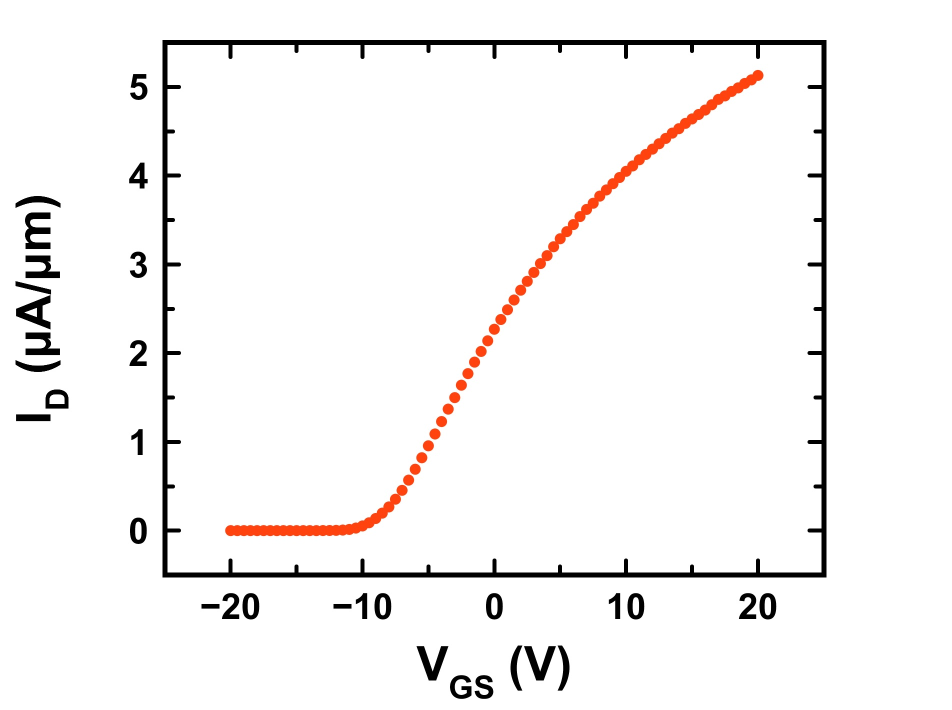
%> input picture data_in_report/Linear_circle.jpg, 1904 x 1420 px (shown at 1/2 size)
$ octave --eval "result = project_main('data_in_report/Linear_circle.jpg');"   (GNU Octave 9; MATLAB toolbox functions it lacks are replaced by stand-ins)
%> lines starting %> are read from the running program, lines starting %| are printed output that depends on the picture; in (x1, y1, x2, y2) boxes, pixels count from 0 and x2, y2 are one past the last pixel; in counts of white or black regions, pixels touching at a corner belong together; the program's own positions count from 1
### preprocess.m
function imgFile_out = preprocess(imgFile)
    img = imread(imgFile);
    img_gray = rgb2gray(img);

    % straighten axes
    img_edge = edge(img_gray, 'Canny');
    [H,T,R] = hough(img_edge);
    peaks = houghpeaks(H,4); %4 bounding lines of graph
    rhos = R(peaks(:,1));
    thetas = T(peaks(:,2));
    rho1 = rhos(1);
    theta1 = thetas(1);
    for i=2:4
        if thetas(i)~=theta1
            theta2 = thetas(i);
            break
        end
    end

    theta = min(abs(theta1),abs(theta2));
    img_out = imrotate(img,theta);
    [~,file,ext] = fileparts(imgFile);
    imgFile_out = strcat(file,'_out.',ext);
    imwrite(img_out,imgFile_out);
end

### detect_axis.m
function [origin,xaxis,yaxis] = detect_axis(image)

[~, threshold] = edge(image, 'sobel');
fudgeFactor = .5;
BWhorz = edge(image,'sobel', threshold * fudgeFactor, 'horizontal');
%figure, imshow(BWhorz), title('binary gradient mask horz');

fudgeFactor = .5;
BWvert = edge(image,'sobel', threshold * fudgeFactor, 'vertical');
%figure, imshow(BWvert), title('binary gradient mask vert');

% coordinates of the origin, endpts of x and y axis
[h, w] = size(BWhorz);

%find y axis
startCol = 1;
axisCol = 1;
while axisCol == 1
    currCol = BWvert(:, startCol);
    condIndsY = find(currCol == 1);
    numPixelsTrue = size(condIndsY, 1);
    if numPixelsTrue > h/2
        axisCol = startCol;
        break;
    end
    startCol = startCol + 1;
end

%find x axis (assumption that there is an X axis on bottom of graph)
startRow = h;
axisRow = 1;
while axisRow == 1
    currRow = BWhorz(startRow, :);
    condIndsX = find(currRow);
    numPixelsTrue = size(condIndsX, 2);
    if numPixelsTrue > w/2
        axisRow = startRow;
        break;
    end
    startRow = startRow - 1;
end

xStart = 0;
yStart = 0;
xEnd = 0;
yEnd = 0;

%find y axis start and end
if axisCol < w * (2/3)
    justYAxis = imopen(BWvert,ones(35, 1));
    yaxisInds = find(BWvert(:,axisCol) == 1);
    yMax = yaxisInds(1);
end

%find x axis start and end
if axisRow > h * (2/3)
    justXAxis = imopen(BWhorz,ones(1, 35));
    xAxisInds = find(BWhorz(axisRow,:) == 1);
    xMax = xAxisInds(end);
end

%let starts be at the origin

% determine origin
originx = axisCol;
originy = axisRow;

xMin = originx;
yMin = originy;

figure, imshow(BWvert);
hold on;
plot(originx, originy, 'b*');

origin = [originx,originy];

xaxis = [xMin xMax];
yaxis = [yMin yMax];

end

### classifyGraph.m
function line = classifyGraph(origin,xaxis,yaxis,imgFile)
    img = imread(imgFile);
    img_gray = rgb2gray(img);
    img_crop = img_gray(yaxis(2):yaxis(1),xaxis(1):xaxis(2));
    %figure; imshow(img_crop);

    % crop out the edge tick marks (1/29th of img_crop on all sides)
    [h_crop,w_crop] = size(img_crop);
    img_crop_edge = img_crop(h_crop/29:28*h_crop/29,w_crop/29:28*w_crop/29);
    %figure; imshow(img_crop_edge);
    [h_crop_edge,w_crop_edge] = size(img_crop_edge);

    % detect number of regions
    img_bw = ~im2bw(img_crop,graythresh(img_crop_edge));
    reg_label = bwlabel(img_bw);
    num_reg = max(reg_label(:));

    % detect 1 line vs multiple points
    if num_reg > 1
        line = 0;
    else
        line = 1;
    end
end

### getMultCoord.m
%% Returns values of points in an image (assuming circular with radius 2)
% origin, xaxis, yaxis: cells containing (row,col) coordinate vector
% xvalues: array containing min and max values of x axis
% yvalues: "                                   "  y axis
% imgFile: string of file name of image
% linear: 0/1 based on whether linear scale or log scale axes
% line: 0/1 whether line or set of points
% coord: x,y values of point(s)
function coord = getMultCoord(origin,xaxis,yaxis,xvalues,yvalues,imgFile,ylinear)
    % crop and binarize image
    img = imread(imgFile);
    img_gray = rgb2gray(img);
    img_bin = ~im2bw(img_gray, graythresh(img_gray));
    img_crop = img_bin(yaxis(2):yaxis(1),xaxis(1):xaxis(2));
    img_crop_gray = img_gray(yaxis(2):yaxis(1),xaxis(1):xaxis(2));

    %crop out the edge tick marks (1/30th of img_crop)
    [h_crop,w_crop] = size(img_crop);
    img_crop_edge = img_crop_gray(h_crop/30:29*h_crop/30,w_crop/30:29*w_crop/30);
    %figure; imshow(img_crop_edge);
    [h_crop_edge,w_crop_edge] = size(img_crop_edge);


    [centersx,centersy] = diff_overlap_symbol_detection(img_crop_edge);
    centers = cat(2,centersx',centersy');
    [n_centers,~] = size(centers);
    for j = 1:n_centers
        xdist = centers(j,1) + w_crop/30;
        ydist = h_crop - (centers(j,2) + h_crop/30);
        xrange = xvalues(2) - xvalues(1);
        coord(j,1) = xrange*(xdist/w_crop) + xvalues(1);
        if ylinear
            yrange = yvalues(2) - yvalues(1);
            coord(j,2) = yrange*(ydist/h_crop) + yvalues(1);
        else
            yrange = log10(yvalues(2)) - log10(yvalues(1));
            coord(j,2) = 10^(log10(yvalues(1)) + yrange*(ydist/h_crop));
        end
    end
end

### diff_overlap_symbol_detection.m
function [xCentroids,yCentroids] = diff_overlap_symbol_detection(image)

% % Input image
origin = image;
grayImage = ~im2bw(origin, graythresh(image));
[h_crop,w_crop] = size(grayImage);

% user choose symbol
figure; imshow(origin, []);
axis on;
set(gcf, 'Position', get(0,'Screensize')); % Maximize figure.
message = sprintf('Left click and hold to begin drawing.\nSimply lift the mouse button to finish');
uiwait(msgbox(message));
hFH = imfreehand();
binaryImage = hFH.createMask();
xy = hFH.getPosition;
labeledImage = bwlabel(binaryImage);

% derive symbol with slightly erosion
se1 = strel('square', 3);
grayImage = imdilate(grayImage, se1);
grayImage = imerode(grayImage, se1);
extracted = labeledImage.*grayImage;
se2 = strel('disk', 2);
extracted = imerode(extracted, se2);
[rows,cols] = find(extracted);
extracted_crop = extracted(min(rows)-5:max(rows)+5,min(cols)-5:max(cols)+5);
figure;imshow(extracted_crop);title('Symbol template');

% erosion with extracted symbol
extracted_crop = imresize(extracted_crop, 1);
SE = strel('arbitrary',extracted_crop);
dilate_image = imerode(grayImage, SE);
%figure;imshow(dilate_image);

% save data
measurements = regionprops(dilate_image, 'Centroid');
allCentroids = [measurements.Centroid];
xCentroids = allCentroids(1:2:end);
yCentroids = allCentroids(2:2:end);
%figure;plot(xCentroids,yCentroids,'o');
%axis([0 w_crop 0 h_crop]);

### project_main.m
function coord = project_main(imgFile)
%> called with imgFile = 'data_in_report/Linear_circle.jpg'
I = imread(imgFile);
%> I is the input picture: size 1420x1904x3 uint8; mean R, G, B 246.5, 244.7, 244.1
figure, imshow(I), title('original image');
image = rgb2gray(I);

%% Preprocess
imgFile = preprocess(imgFile);
%> in preprocess, `img_edge = edge(img_gray, 'Canny');`:
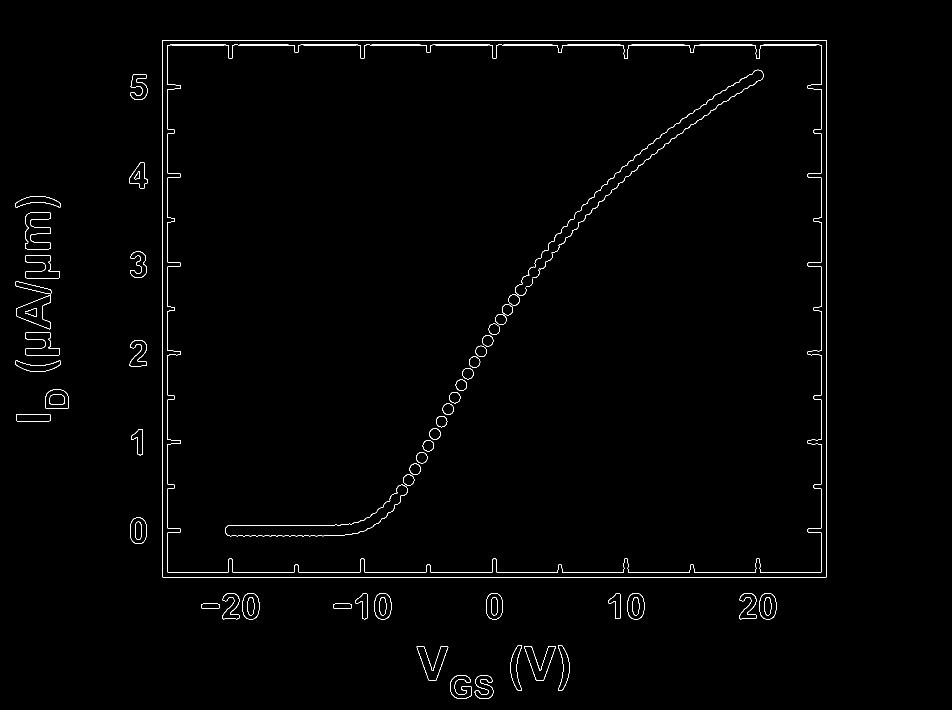
%> img_edge: size 1420x1904 logical (shown at 1/2 size); 0.88% white in thin lines or dots, all inside (x1, y1, x2, y2) = (30, 80, 1654, 1398)
%> in preprocess, `[H,T,R] = hough(img_edge);`: T = 180 values from -90 to 89; R = 4749 values from -2374 to 2374
%> in preprocess, `peaks = houghpeaks(H,4);`: peaks = [2295 1; 1220 1; 4027 91; 2700 91]
%> in preprocess, `rhos = R(peaks(:,1));`: rhos = [-80 -1155 1652 325]
%> in preprocess, `thetas = T(peaks(:,2));`: thetas = [-90 -90 0 0]
%> in preprocess, `rho1 = rhos(1);`: rho1 = -80
%> in preprocess, `theta1 = thetas(1);`: theta1 = -90
%> the loop in preprocess, `for i=2:4` made 2 passes
%> theta2 on pass 2: 0
%> in preprocess, `theta = min(abs(theta1),abs(theta2));`: theta = 0
I = imread(imgFile);
figure, imshow(I), title('original image preprocessed');
image = rgb2gray(I);
%% User Input
% ask user for axis type
ylinear = input('Enter 1 for linear y axis, 0 for log axis: ');
%> the answer given: 1

%% Detect Axes
[origin,xaxis,yaxis] = detect_axis(image);
%> in detect_axis, `[~, threshold] = edge(image, 'sobel');`: threshold = 0.113
%> in detect_axis, `BWvert = edge(image,'sobel', threshold * fudgeFactor, 'vertical');`:
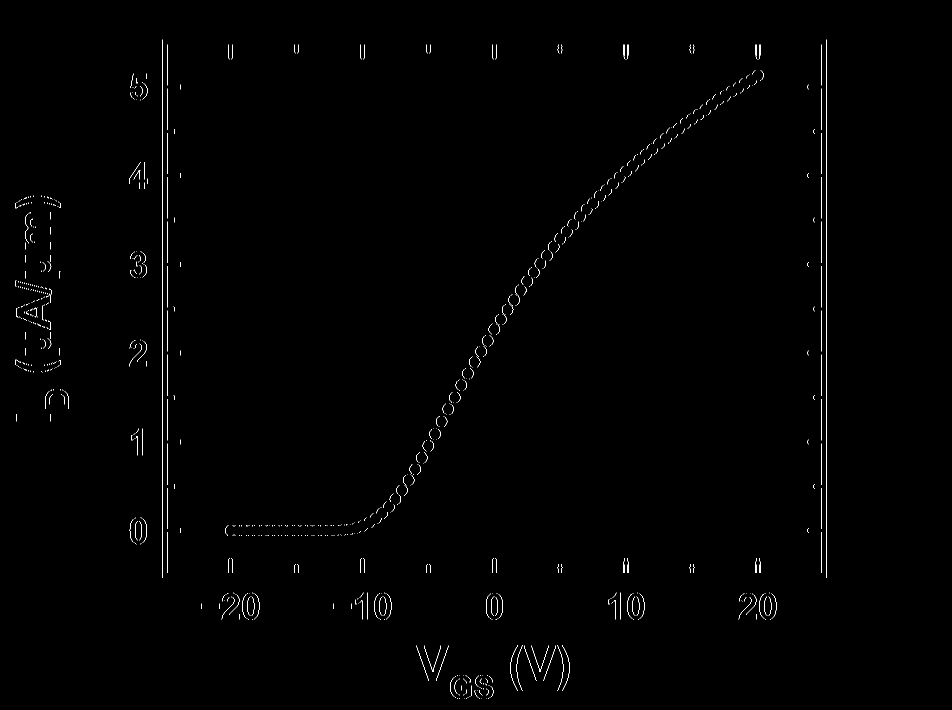
%> BWvert: size 1420x1904 logical (shown at 1/2 size); 0.45% white in thin lines or dots, all inside (x1, y1, x2, y2) = (30, 79, 1654, 1398)
%> the loop in detect_axis, `while axisCol == 1` made 325 passes
%> after the loop in detect_axis, `while axisCol == 1`: axisCol = 325
%> the loop in detect_axis, `while axisRow == 1` made 265 passes
%> after the loop in detect_axis, `while axisRow == 1`: axisRow = 1156
%> in detect_axis, `yaxisInds = find(BWvert(:,axisCol) == 1);`: yaxisInds = 1074 values from 80 to 1153
%> in detect_axis, `yMax = yaxisInds(1);`: yMax = 80
%> in detect_axis, `justXAxis = imopen(BWhorz,ones(1, 35));`:
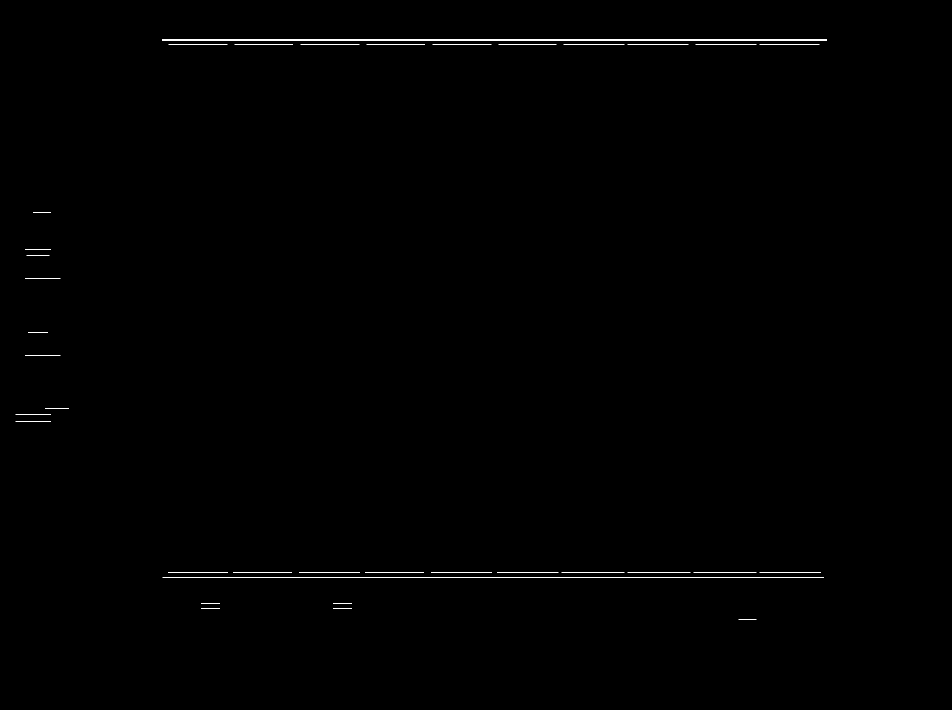
%> justXAxis: size 1420x1904 logical (shown at 1/2 size); 0.26% white in thin lines or dots, all inside (x1, y1, x2, y2) = (31, 79, 1654, 1239)
%> in detect_axis, `xAxisInds = find(BWhorz(axisRow,:) == 1);`: xAxisInds = 1326 values from 326 to 1653
%> in detect_axis, `xMax = xAxisInds(end);`: xMax = 1653
%> in detect_axis, `originx = axisCol;`: originx = 325
%> in detect_axis, `originy = axisRow;`: originy = 1156
%> in detect_axis, `xMin = originx;`: xMin = 325
%> in detect_axis, `yMin = originy;`: yMin = 1156
%> in detect_axis, `origin = [originx,originy];`: origin = [325 1156]
%> in detect_axis, `xaxis = [xMin xMax];`: xaxis = [325 1653]
%> in detect_axis, `yaxis = [yMin yMax];`: yaxis = [1156 80]
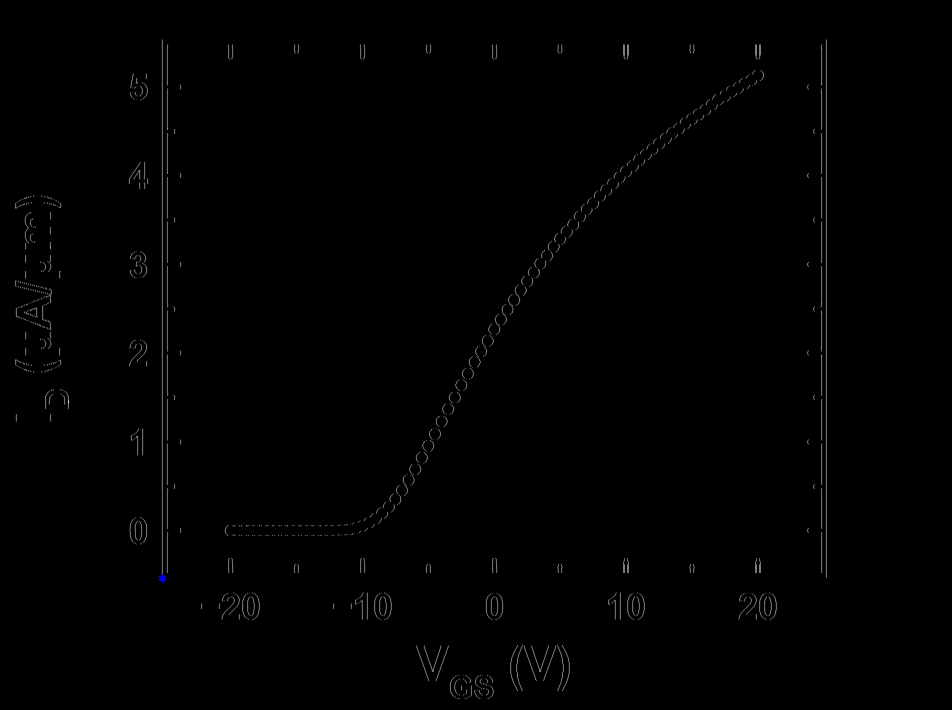
%> figure redrawn from the program's plot data; shown at 1/2 size
%> origin = [325 1156]; xaxis = [325 1653]; yaxis = [1156 80]

%% Detecting Labels
if exist ('ocr')
    [xvalues, yvalues] = detect_labels(image, xaxis, yaxis, ylinear);
else
     x1 = input('Enter minimum x value: ');
%> the answer given: 3
     x2 = input('Enter maximum x value: ');
%> the answer given: 3
     xvalues = [x1 x2];
     y1 = input('Enter minimum y value: ');
%> the answer given: 3
     y2 = input('Enter maximum y value: ');
%> the answer given: 3
     yvalues = [y1 y2];
end

%% Data Extraction

line = classifyGraph(origin,xaxis,yaxis,imgFile);
%> in classifyGraph, `num_reg = max(reg_label(:));`: num_reg = 20
%> line = 0

if line
    coord = getLineCoord(origin,xaxis,yaxis,xvalues,yvalues,imgFile,ylinear);
else
    coord = getMultCoord(origin,xaxis,yaxis,xvalues,yvalues,imgFile,ylinear);
%> in getMultCoord, `img_crop = img_bin(yaxis(2):yaxis(1),xaxis(1):xaxis(2));`:
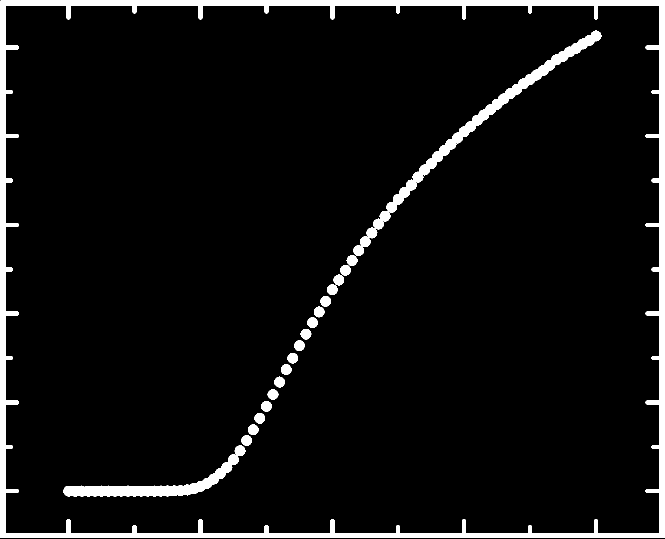
%> img_crop: size 1077x1329 logical (shown at 1/2 size); 5.6% white; 20 white regions, largest, box (x1, y1, x2, y2) and area: (1, 1, 1329, 1076) 54564, (707, 61, 1203, 512) 12039, (127, 891, 491, 993) 7542
%> in diff_overlap_symbol_detection, `imshow(origin, [])`:
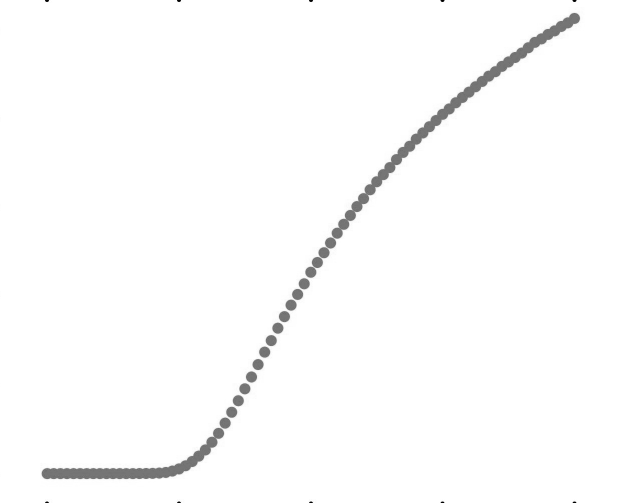
%> displayed picture: size 1006x1241, on the screen's scale of 0 to 255 (shown at 1/2 size); min 0, max 255, mean 251.8
%> the run ends on the next line
end
if ylinear
    figure; plot(coord(:,1),coord(:,2),'o');
else
    figure; semilogy(coord(:,1),coord(:,2),'o');
end
axis([xvalues(1) xvalues(2) yvalues(1) yvalues(2)]); title('Extracted data');

$ run again, on data_in_report/Linear_line.jpg
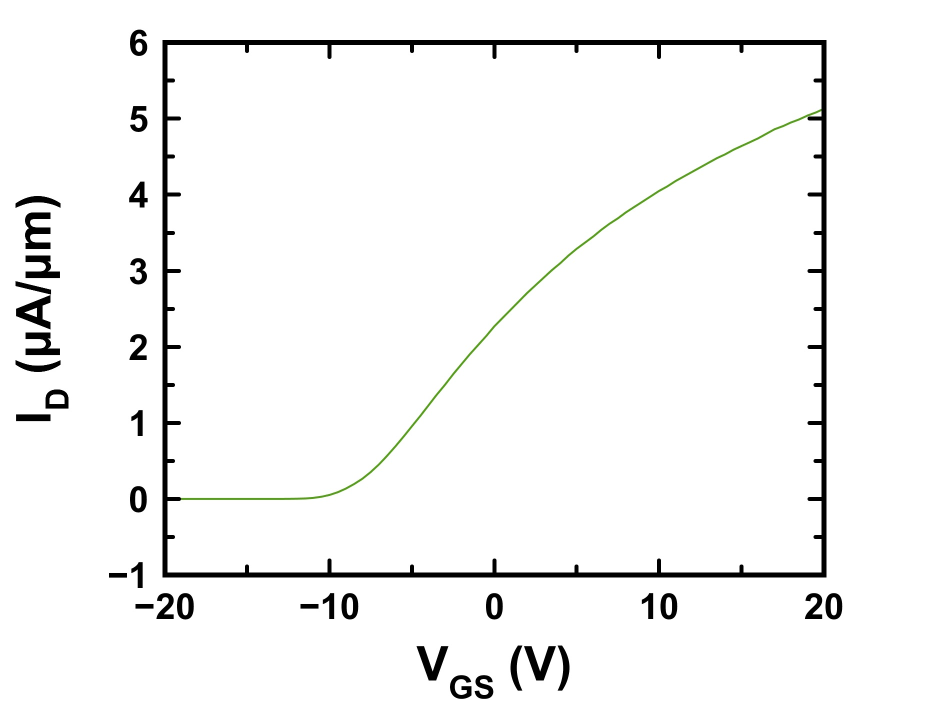
%> input picture data_in_report/Linear_line.jpg, 1904 x 1420 px (shown at 1/2 size)
%> in project_main, I is the input picture: size 1420x1904x3 uint8; mean R, G, B 246, 246.1, 245.8
%> in preprocess, `img_edge = edge(img_gray, 'Canny');`:
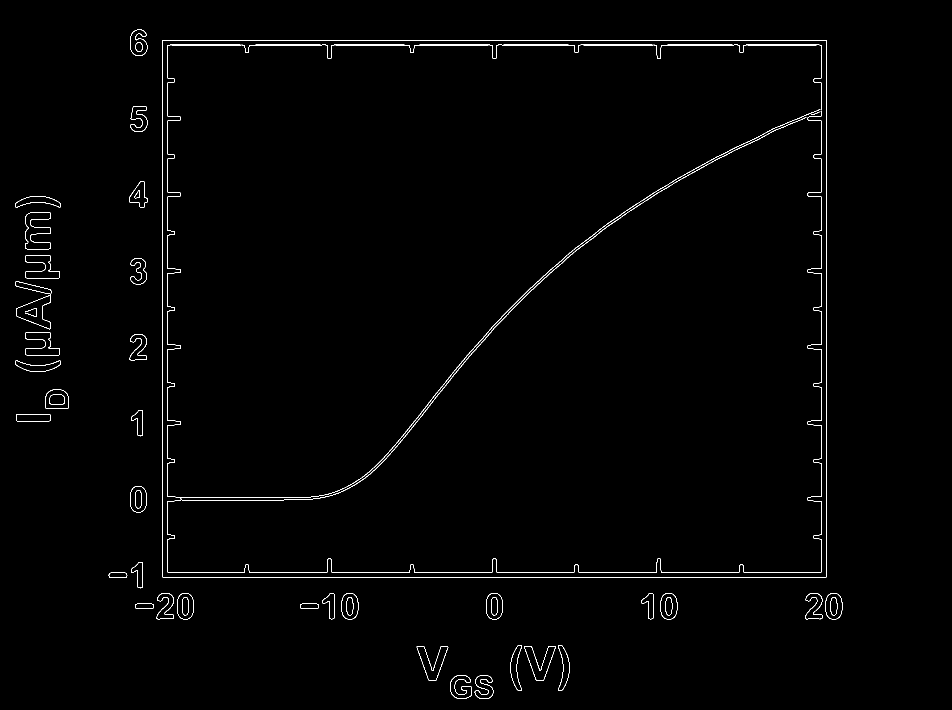
%> img_edge: size 1420x1904 logical (shown at 1/2 size); 0.89% white in thin lines or dots, all inside (x1, y1, x2, y2) = (30, 59, 1685, 1398)
%> T = 180 values from -90 to 89; R = 4749 values from -2374 to 2374
%> peaks = [1220 1; 2295 1; 4018 91]
%> rhos = [-1155 -80 1643]
%> thetas = [-90 -90 0]
%> rho1 = -1155
%> theta1 = -90
%> the loop in preprocess, `for i=2:4` made 2 passes
%> theta2 on pass 2: 0
%> theta = 0
%> threshold = 0.113
%> BWvert: size 1420x1904 logical; 0.43% white in thin lines or dots, all inside (x1, y1, x2, y2) = (30, 58, 1685, 1398)
%> the loop in detect_axis, `while axisCol == 1` made 325 passes
%> after the loop in detect_axis, `while axisCol == 1`: axisCol = 325
%> the loop in detect_axis, `while axisRow == 1` made 265 passes
%> after the loop in detect_axis, `while axisRow == 1`: axisRow = 1156
%> justYAxis: size 1420x1904 logical; 0.16% white in thin lines or dots, all inside (x1, y1, x2, y2) = (275, 79, 1653, 1239)
%> yaxisInds = 1080 values from 80 to 1219
%> yMax = 80
%> justXAxis: size 1420x1904 logical; 0.28% white in thin lines or dots, all inside (x1, y1, x2, y2) = (31, 79, 1654, 1218)
%> xAxisInds = 1364 values from 218 to 1653
%> xMax = 1653
%> originx = 325
%> originy = 1156
%> xMin = 325
%> yMin = 1156
%> in detect_axis, `origin = [originx,originy];`: origin = [325 1156]
%> in detect_axis, `xaxis = [xMin xMax];`: xaxis = [325 1653]
%> in detect_axis, `yaxis = [yMin yMax];`: yaxis = [1156 80]
%> in project_main, `[origin,xaxis,yaxis] = detect_axis(image);`: origin = [325 1156]; xaxis = [325 1653]; yaxis = [1156 80]
%> num_reg = 1
%> after the loop in getLineCoord, ``: ypts = 80 values, max 885 at index 1, min 122 at index 80, mean 550.4
%> centers = 80 rows, first 12: [1 885; 17 885; 32 885; 48 885; 64 885; 79 885; 95 885; 111 885; 126 885; 142 885; 158 885; 173 885]
%> the loop in getLineCoord, `` made 79 passes
%> after the loop in getLineCoord, ``: coord = 79 rows, first 12: [3 3; 3 3; 3 3; 3 3; 3 3; 3 3; 3 3; 3 3; 3 3; 3 3; 3 3; 3 3]
%> `result = project_main('data_in_report/Linear_circle.jpg');`:
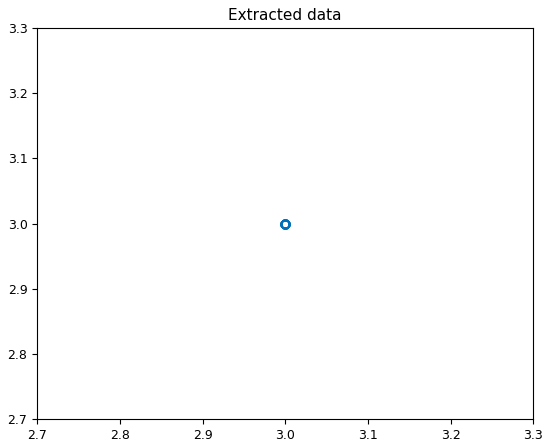
%> figure redrawn from the program's plot data
%> result has the same summary as coord in getLineCoord
